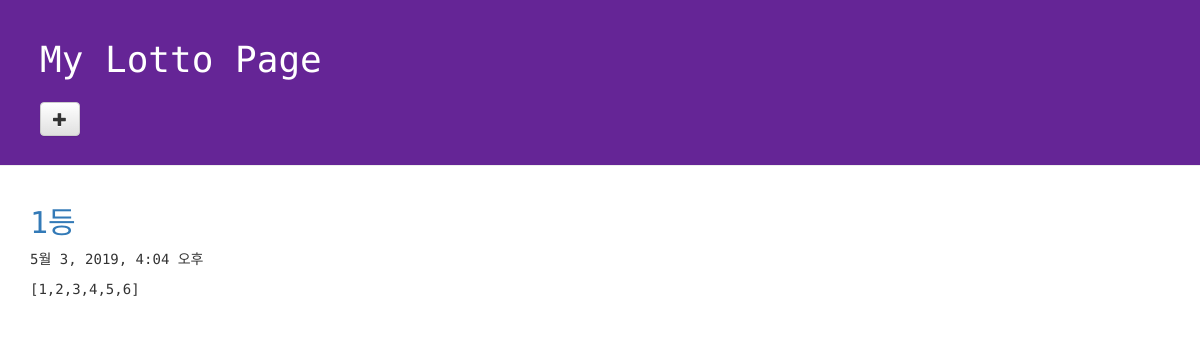
Before: / with the older database file.
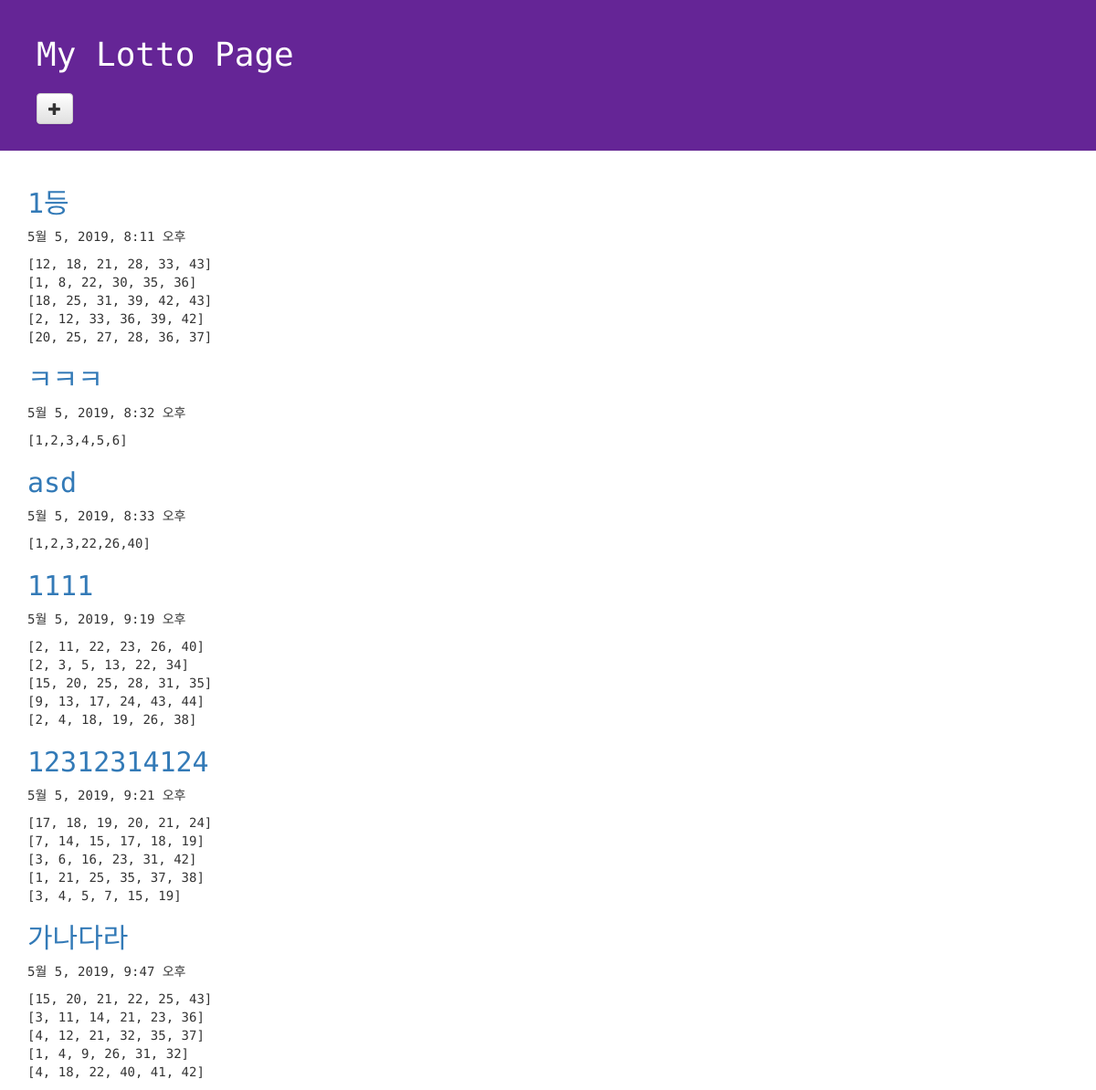
After: the same page with the newer database file.
### mysite/models.py (models this page shows, shortened)
class GuessNumbers(models.Model): # Super_class (models) - Sub_class (Model) 상속
    name = models.CharField(max_length = 24)
    lottos = models.CharField(max_length = 255, default = '[1,2,3,4,5,6]')
    text = models.CharField(max_length = 255) # text는 한줄 메모장 처럼 간단하게
    num_lotto = models.IntegerField(default=5) # 게임 수
    update_data = models.DateTimeField(auto_now=True)

### mysite/views.py (the view)
# urls.py: path('',views.index, name = "index"),
def index(request):
    lottos = GuessNumbers.objects.all()
    return render(request, "mysite/default.html", {"lottos":lottos})

### mysite/templates/mysite/default.html (shortened to what this page needs)
<!DOCTYPE html>
{% load staticfiles %}
<html lang="ko">
<head>
  <link rel="stylesheet" href="//maxcdn.bootstrapcdn.com/bootstrap/3.2.0/css/bootstrap.min.css">
  <link rel="stylesheet" href="//maxcdn.bootstrapcdn.com/bootstrap/3.2.0/css/bootstrap-theme.min.css">
  <link rel="stylesheet" href="{% static 'css/lotto.css' %}">
</head>
<body>
  <div class="page-header">
  <h1>My Lotto Page</h1>
    <h2>
       <a href="{% url 'new_lottos' %}"><span class="glyphicon glyphicon-plus btn btn-default"></span></a></h1>
    </h2>
  </div>
  <div class="container lotto">
    {% for lotto in lottos %}
    <h2><a href="{% url 'mysite_detail' mysitekey=lotto.pk %}">{{lotto.text}}</a></h2>
    <p>{{lotto.update_data}}</p>
    <p>{{lotto.lottos | linebreaksbr}}</p>
    {% endfor %}
  </div>
</body>
</html>

### mysite/static/css/lotto.css (style rules this page uses)
.page-header { background-color: #652596; margin-top: 0; padding: 20px 20px 20px 40px; font-family: 'Space Mono', monospace; }
.page-header h1 { color: #FFFFFF; }
.container { font-family: 'Space Mono', monospace; }
.container h2 { color: #b9f442; }

Changed rows visible on the page:
changed GuessNumbers (number 1 of 6 on the later page): update_data "5월 3, 2019, 4:04 오후" → "5월 5, 2019, 8:11 오후"; lottos "[1,2,3,4,5,6]" → "[12, 18, 21, 28, 33, 43] [1, 8, 22, 30, 35, 36] [18, 25, 31, 39, 42, 43] [2, 12, 33, 36, 39, 42] [20, 25, 27, 28, 36, 37]"
added GuessNumbers: text "ㅋㅋㅋ", update_data "5월 5, 2019, 8:32 오후", lottos "[1,2,3,4,5,6]"
added GuessNumbers: text "asd", update_data "5월 5, 2019, 8:33 오후", lottos "[1,2,3,22,26,40]"
added GuessNumbers: text "1111", update_data "5월 5, 2019, 9:19 오후", lottos "[2, 11, 22, 23, 26, 40] [2, 3, 5, 13, 22, 34] [15, 20, 25, 28, 31, 35] [9, 13, 17, 24, 43, 44] [2, 4, 18, 19, 26, 38]"
added GuessNumbers: text "12312314124", update_data "5월 5, 2019, 9:21 오후", lottos "[17, 18, 19, 20, 21, 24] [7, 14, 15, 17, 18, 19] [3, 6, 16, 23, 31, 42] [1, 21, 25, 35, 37, 38] [3, 4, 5, 7, 15, 19]"
added GuessNumbers: text "가나다라", update_data "5월 5, 2019, 9:47 오후", lottos "[15, 20, 21, 22, 25, 43] [3, 11, 14, 21, 23, 36] [4, 12, 21, 32, 35, 37] [1, 4, 9, 26, 31, 32] [4, 18, 22, 40, 41, 42]"
